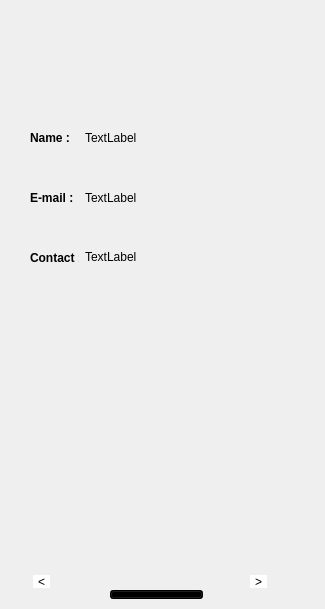
    <widget class="QWidget" name="page_8">
     <widget class="QLabel" name="label_8">
      <property name="geometry">
       <rect>
        <x>0</x>
        <y>0</y>
        <width>300</width>
        <height>600</height>
       </rect>
      </property>
      <property name="text">
       <string/>
      </property>
      <property name="pixmap">
       <pixmap resource="resource.qrc">:/image8/8.png</pixmap>
      </property>
      <property name="scaledContents">
       <bool>true</bool>
      </property>
     </widget>
     <widget class="QLabel" name="acc_name_label">
      <property name="geometry">
       <rect>
        <x>85</x>
        <y>117</y>
        <width>220</width>
        <height>41</height>
       </rect>
      </property>
      <property name="text">
       <string>TextLabel</string>
      </property>
     </widget>
     <widget class="QLabel" name="acc_email_label">
      <property name="geometry">
       <rect>
        <x>85</x>
        <y>182</y>
        <width>221</width>
        <height>31</height>
       </rect>
      </property>
      <property name="text">
       <string>TextLabel</string>
      </property>
     </widget>
     <widget class="QLabel" name="acc_contact_label">
      <property name="geometry">
       <rect>
        <x>85</x>
        <y>241</y>
        <width>231</width>
        <height>31</height>
       </rect>
      </property>
      <property name="text">
       <string>TextLabel</string>
      </property>
     </widget>
     <widget class="QPushButton" name="pushButton_24">
      <property name="geometry">
       <rect>
        <x>250</x>
        <y>575</y>
        <width>17</width>
        <height>13</height>
       </rect>
      </property>
      <property name="styleSheet">
       <string notr="true">background-color: rgb(255, 255, 255);
font: 10pt &quot;Segoe UI&quot;;
border:none;</string>
      </property>
      <property name="text">
       <string>&gt;</string>
      </property>
     </widget>
     <widget class="QPushButton" name="Home_btn_7">
      <property name="geometry">
       <rect>
        <x>110</x>
        <y>590</y>
        <width>93</width>
        <height>9</height>
       </rect>
      </property>
      <property name="styleSheet">
       <string notr="true">background-color: rgb(0, 0, 0);</string>
      </property>
      <property name="text">
       <string/>
      </property>
     </widget>
     <widget class="QPushButton" name="pushButton_25">
      <property name="geometry">
       <rect>
        <x>33</x>
        <y>575</y>
        <width>17</width>
        <height>13</height>
       </rect>
      </property>
      <property name="styleSheet">
       <string notr="true">
border:none;
background-color: rgb(255, 255, 255);</string>
      </property>
      <property name="text">
       <string>&lt;</string>
      </property>
     </widget>
     <widget class="QLabel" name="label_18">
      <property name="geometry">
       <rect>
        <x>30</x>
        <y>190</y>
        <width>49</width>
        <height>16</height>
       </rect>
      </property>
      <property name="styleSheet">
       <string notr="true">font-weight: bold;</string>
      </property>
      <property name="text">
       <string>E-mail : </string>
      </property>
     </widget>
     <widget class="QLabel" name="label_19">
      <property name="geometry">
       <rect>
        <x>30</x>
        <y>130</y>
        <width>49</width>
        <height>16</height>
       </rect>
      </property>
      <property name="styleSheet">
       <string notr="true">font-weight: bold;</string>
      </property>
      <property name="text">
       <string>Name :</string>
      </property>
     </widget>
     <widget class="QLabel" name="label_20">
      <property name="geometry">
       <rect>
        <x>30</x>
        <y>250</y>
        <width>49</width>
        <height>16</height>
       </rect>
      </property>
      <property name="styleSheet">
       <string notr="true">font-weight: bold;</string>
      </property>
      <property name="text">
       <string>Contact :</string>
      </property>
     </widget>
    </widget>
